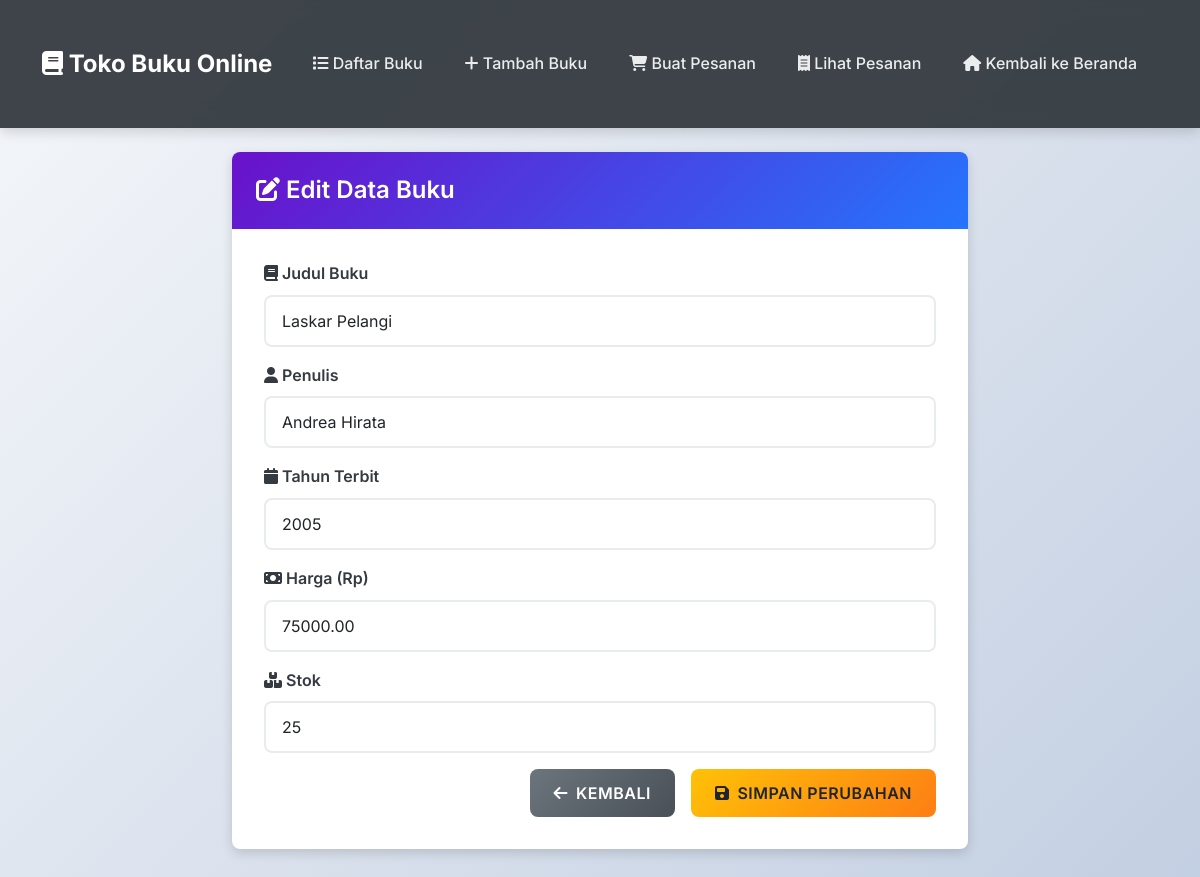
Screenshot of /form_edit.php?id=1 with the database file from the repository.
### tables this page shows
CREATE TABLE IF NOT EXISTS Buku (
    ID INT AUTO_INCREMENT PRIMARY KEY,
    Judul VARCHAR(255) NOT NULL,
    Penulis VARCHAR(255) NOT NULL,
    Tahun_Terbit INT NOT NULL,
    Harga DECIMAL(10,2) NOT NULL,
    stok INT DEFAULT 0
);

### form_edit.php (the view, shortened to what this page needs)
<?php
include 'koneksi_db.php';
$id = $_GET['id'] ?? 0;
$stmt = $conn->prepare("SELECT * FROM Buku WHERE ID = ?");
$stmt->bind_param("i", $id);
$stmt->execute();
$result = $stmt->get_result();
$row = $result->fetch_assoc();
?>
<!DOCTYPE html>
<html lang="en">
<head>
    <link href="https://cdn.jsdelivr.net/npm/bootstrap@5.3.0/dist/css/bootstrap.min.css" rel="stylesheet">
    <link rel="stylesheet" href="https://cdnjs.cloudflare.com/ajax/libs/font-awesome/6.4.0/css/all.min.css">
    <link rel="stylesheet" href="styles.css">
</head>
<body>
    <?php include 'nav.php'; ?>
    <div class="container mt-4">
        <div class="row justify-content-center">
            <div class="col-md-8">
                <div class="card fade-in pulse">
                    <div class="card-header">
                        <h2 class="mb-0"><i class="fas fa-edit"></i> Edit Data Buku</h2>
                    </div>
                    <div class="card-body">
                        <form method="post" action="proses_edit.php" class="slide-up">
                            <div class="mb-3">
                                <label for="judul" class="form-label">
                                    <i class="fas fa-book"></i> Judul Buku
                                </label>
                                <input type="text" class="form-control" id="judul" name="judul"
                                    value="<?= htmlspecialchars($row['Judul']) ?>" required>
                            </div>
                            <div class="mb-3">
                                <label for="penulis" class="form-label">
                                    <i class="fas fa-user"></i> Penulis
                                </label>
                                <input type="text" class="form-control" id="penulis" name="penulis"
                                    value="<?= htmlspecialchars($row['Penulis']) ?>" required>
                            </div>
                            <div class="mb-3">
                                <label for="tahun_terbit" class="form-label">
                                    <i class="fas fa-calendar"></i> Tahun Terbit
                                </label>
                                <input type="number" class="form-control" id="tahun_terbit" name="tahun_terbit"
                                    value="<?= $row['Tahun_Terbit'] ?>" required min="1900"
                                    max="<?php echo date('Y'); ?>">
                            </div>
                            <div class="mb-3">
                                <label for="harga" class="form-label">
                                    <i class="fas fa-money-bill"></i> Harga (Rp)
                                </label>
                                <input type="number" class="form-control" id="harga" name="harga"
                                    value="<?= $row['Harga'] ?>" step="1000" required>
                            </div>
                            <div class="mb-3">
                                <label for="stok" class="form-label">
                                    <i class="fas fa-boxes"></i> Stok
                                </label>
                                <input type="number" class="form-control" id="stok" name="stok"
                                    value="<?= $row['stok'] ?>" required min="0">
                            </div>
                            <div class="d-grid gap-2 d-md-flex justify-content-md-end">
                                <a href="index.php" class="btn btn-secondary me-md-2">
                                    <i class="fas fa-arrow-left"></i> Kembali
                                </a>
                                <button type="submit" class="btn btn-warning">
                                    <i class="fas fa-save"></i> Simpan Perubahan
                                </button>
                            </div>
                        </form>
                    </div>
                </div>
            </div>
        </div>
    </div>
</body>
</html>

### styles.css (style rules this page uses)
:root { --primary-color: #2575fc; --secondary-color: #6a11cb; --success-color: #28a745; --warning-color: #ffc107; --danger-color: #dc3545; --info-color: #17a2b8; --dark-color: #343a40; --light-color: #f8f9fa; --gradient-primary: linear-gradient(135deg, #6a11cb 0%, #2575fc 100%); --gradient-secondary: linear-gradient(135deg, #667eea 0%, #764ba2 100%); --shadow-sm: 0 0.125rem 0.25rem rgba(0, 0, 0, 0.075); --shadow-md: 0 0.25rem 0.75rem rgba(0, 0, 0, 0.15); --shadow-lg: 0 0.5rem 1rem rgba(0, 0, 0, 0.25); --border-radius: 8px; --transition: all 0.3s ease; }
* { margin: 0; padding: 0; box-sizing: border-box; }
body { font-family: 'Inter', 'Segoe UI', Tahoma, Geneva, Verdana, sans-serif; line-height: 1.6; color: #333; background: linear-gradient(135deg, #f5f7fa 0%, #c3cfe2 100%); min-height: 100vh; }
.container { margin-top: 2rem; margin-bottom: 2rem; }
.card { border: none; border-radius: var(--border-radius); box-shadow: var(--shadow-md); transition: var(--transition); overflow: hidden; background: white; }
.card-header { background: var(--gradient-primary); border: none; padding: 1.5rem; color: white; }
.card-header h2 { margin: 0; font-weight: 600; font-size: 1.5rem; }
.card-body { padding: 2rem; }
.form-label { font-weight: 600; color: var(--dark-color); margin-bottom: 0.5rem; }
.form-control, .form-select { border: 2px solid #e9ecef; border-radius: var(--border-radius); padding: 12px 16px; transition: var(--transition); font-size: 1rem; }
.btn { border-radius: var(--border-radius); padding: 12px 24px; font-weight: 600; text-transform: uppercase; letter-spacing: 0.5px; transition: var(--transition); border: none; cursor: pointer; display: inline-flex; align-items: center; gap: 8px; }
.btn-warning { background: linear-gradient(135deg, #ffc107 0%, #fd7e14 100%); color: #212529; }
.btn-secondary { background: linear-gradient(135deg, #6c757d 0%, #495057 100%); color: white; }
.fade-in { animation: fadeIn 0.6s ease-in; }
.slide-up { animation: slideUp 0.6s ease-out; }
.pulse { animation: pulse 2s infinite; }

### rows the page displays
buku: judul "Laskar Pelangi", penulis "Andrea Hirata", tahun_terbit "2005", harga "75000.00", stok "25"
